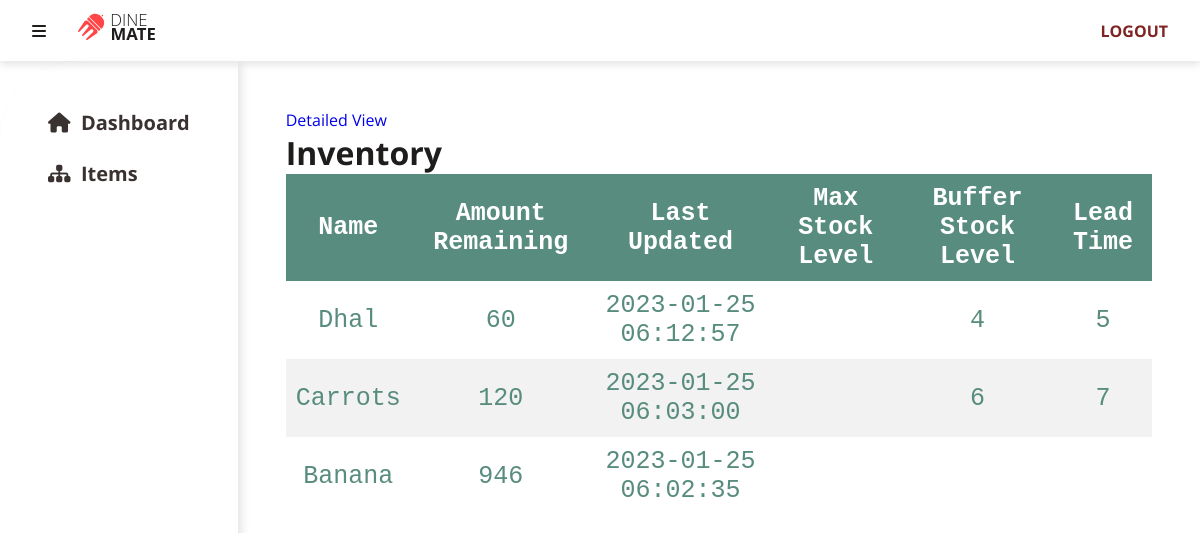
The page /admin/inventory on the database as committed earlier.
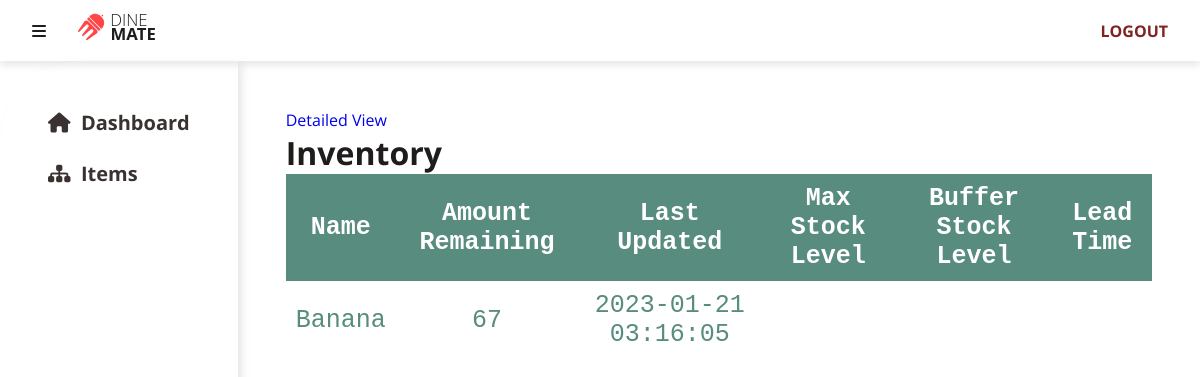
The same page on the database as committed later.
### tables this page shows
CREATE TABLE `inventory` (
  `item_id` int(11) NOT NULL,
  `amount_remaining` float NOT NULL,
  `last_updated` timestamp NOT NULL DEFAULT current_timestamp(),
  `max_stock_level` float DEFAULT NULL,
  `buffer_stock_level` float DEFAULT NULL,
  `reorder_level` float DEFAULT NULL,
  `lead_time` int(11) DEFAULT NULL
);

CREATE TABLE `items` (
  `item_id` int(11) NOT NULL,
  `item_name` varchar(256) NOT NULL,
  `description` text DEFAULT NULL,
  `unit` int(50) NOT NULL,
  `category` int(11) DEFAULT NULL
);

### app/core/Controller.php (called while the page is built, shortened)
<?php
trait Controller
{
    public function view(string $view, array $data = []): void
    {
        $filename = "../app/views/" . $view . ".view.php";
        require $filename;
    }
}

### app/controllers/Admin/Inventory.php (called while the page is built, shortened)
<?php
class Inventory
{
    public function index()
    {
        $inv = new InventoryModel();
        $inventory = $inv->getInventory();
        $this->view('inventory', ['inventory' => $inventory]);
    }
}

### app/core/App.php (called while the page is built, shortened)
<?php
class App
{
    private mixed $module = "";
    private array $modules = ["admin"];
    private mixed $controller = "home";
    private string $method = "index";
    function __construct()
    {
        $url = $this->splitUrl();
        if (isset($url[0]) && in_array($url[0], $this->modules)) {
            $this->module = $url[0];
            array_shift($url);
        }
        $controllerPath = "../app/controllers/";
        $path = $controllerPath;
        if ($this->module) {
            $path .= ucfirst($this->module) . "/";
        }
        $path .= ucfirst($url[0] ?? $this->controller) . ".php";
        if (isset($url[0])) {
            if (file_exists($path)) {
                $this->controller = $url[0];
                unset($url[0]);
            } else {
                $this->controller = null;
            }
        }
        $this->controller = new $this->controller;
        $this->params = $url ? array_values($url) : [];
        call_user_func_array([$this->controller, $this->method], $this->params);
    }
    private function splitUrl(): array
    {
        if (isset($_GET["url"])) {
            return explode("/", filter_var(rtrim($_GET["url"], "/"), FILTER_SANITIZE_URL));
        } else {
            return [];
        }
    }
}

### public/index.php (called while the page is built, shortened)
<?php
$app = new App();

### app/core/Model.php (called while the page is built, shortened)
<?php
class Model
{
    protected string $table = "";
    public function select(array|string $column_list = "*"): Model
    {
        if (is_array($column_list)) {
            for ($i = 0; $i < count($column_list); $i++) {
                if (!str_contains($column_list[$i], ".")) {
                    $column_list[$i] = $this->table . "." . $column_list[$i];
                }
            }
            $column_list = implode(", ", $column_list);
        } else {
            if (!str_contains($column_list, ".")) {
                $column_list = $this->table . "." . $column_list;
            }
        }
        return $this;
    }
    public function join(string $table, string $column1, string $column2, string $operator = "="): Model
    {
        return $this;
    }
}

### app/models/InventoryModel.php (called while the page is built, shortened)
<?php
class InventoryModel extends Model
{
    public function __construct()
    {
        $this->table = "inventory";
    }
    public function getInventory()
    {
        return $this->select(["inventory.*", "items.item_name"])
        ->join("items", "items.item_id", "inventory.item_id")
        ->fetchAll();
    }
}

### app/core/Database.php (called while the page is built, shortened)
<?php
trait Database
{
    private ?PDO $db = null;
    protected string $query = "";
    protected array $data = [];
    public function execute(): PDOStatement
    {
        try {
            $statement = $this->prepare($this->query);
            $statement->execute($this->data);
            $this->query = "";
            $this->data = [];
            return $statement;
        } catch (PDOException $e) {
            die($e->getMessage());
        }
    }
    public function fetchAll(): array
    {
        return $this->execute()->fetchAll();
    }
    protected function prepare(string $query): PDOStatement
    {
        try {
            return $this->db->prepare($query);
        } catch (Exception $e) {
            die($e->getMessage());
        }
    }
    private function connect(): void
    {
        try {
            $connection_string = "mysql:hostname=" . DBHOST . ";dbname=" . DBNAME;
            $this->db = new PDO($connection_string, DBUSER, DBPASS, [
                PDO::ATTR_ERRMODE => PDO::ERRMODE_EXCEPTION,
                PDO::ATTR_DEFAULT_FETCH_MODE => PDO::FETCH_OBJ
            ]);
        } catch (PDOException $e) {
            die($e->getMessage());
        }
    }
}

### app/views/inventory.view.php (the view, shortened to what this page needs)
<?php include "partials/dashboard.header.php" ?>
<!DOCTYPE html>
<html lang="en">
<head>
</head>
<body>
<a href="<?= ROOT ?>/admin/inventory/info">Detailed View</a>
<h1>Inventory</h1>
<table>
    <thead>
        <tr>
            <th>Name</th>
            <th>Amount Remaining</th>
            <th>Last Updated</th>
            <th> Max Stock Level</th>
            <th> Buffer Stock Level</th>
            <th> Lead Time</th>
        </tr>
    </thead>
    <tbody>
        <?php foreach ($inventory as $item) : ?>
            <tr>
                <td><?= $item->item_name ?></td>
                <td><?= $item->amount_remaining ?></td>
                <td><?= $item->last_updated ?></td>
                <td><?= $item->max_stock_level ?></td>
                <td><?= $item->buffer_stock_level ?></td>
                <td><?= $item->lead_time ?></td>
            </tr>
        <?php endforeach; ?>
    </tbody>
</table>
</body>
</html>
<?php include "partials/dashboard.footer.php" ?>

Rows that differ between the two databases and show on the page:
removed inventory: item_id.item_name "Dhal", amount_remaining "60", last_updated "2023-01-25 06:12:57", buffer_stock_level "4", lead_time "5"
removed inventory: item_id.item_name "Carrots", amount_remaining "120", last_updated "2023-01-25 06:03:00", buffer_stock_level "6", lead_time "7"
changed inventory "Banana": amount_remaining "946" → "67"; last_updated "2023-01-25 06:02:35" → "2023-01-21 03:16:05"
